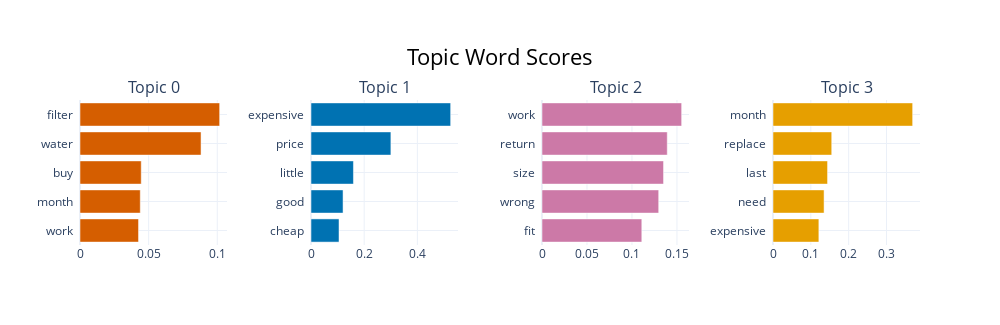

Notebook source saved alongside this figure:
### Code cell
modelNegative.visualize_barchart()

### Figure 1 — Plotly figure (JSON) as saved in the notebook; plotly's stock layout.template omitted (floating-point values rounded to 4 significant figures)
{"data": [{"marker": {"color": "#D55E00"}, "orientation": "h", "type": "bar", "x": [0.04265, 0.04391, 0.04461, 0.08818, 0.1017], "xaxis": "x", "y": ["work  ", "month  ", "buy  ", "water  ", "filter  "], "yaxis": "y"}, {"marker": {"color": "#0072B2"}, "orientation": "h", "type": "bar", "x": [0.1054, 0.1205, 0.1596, 0.3004, 0.5252], "xaxis": "x2", "y": ["cheap  ", "good  ", "little  ", "price  ", "expensive  "], "yaxis": "y2"}, {"marker": {"color": "#CC79A7"}, "orientation": "h", "type": "bar", "x": [0.1109, 0.1297, 0.1351, 0.1392, 0.1552], "xaxis": "x3", "y": ["fit  ", "wrong  ", "size  ", "return  ", "work  "], "yaxis": "y3"}, {"marker": {"color": "#E69F00"}, "orientation": "h", "type": "bar", "x": [0.1212, 0.135, 0.1442, 0.1552, 0.3692], "xaxis": "x4", "y": ["expensive  ", "need  ", "last  ", "replace  ", "month  "], "yaxis": "y4"}], "layout": {"annotations": [{"font": {"size": 16}, "showarrow": false, "text": "Topic 0", "x": 0.0875, "xanchor": "center", "xref": "paper", "y": 1, "yanchor": "bottom", "yref": "paper"}, {"font": {"size": 16}, "showarrow": false, "text": "Topic 1", "x": 0.3625, "xanchor": "center", "xref": "paper", "y": 1, "yanchor": "bottom", "yref": "paper"}, {"font": {"size": 16}, "showarrow": false, "text": "Topic 2", "x": 0.6375, "xanchor": "center", "xref": "paper", "y": 1, "yanchor": "bottom", "yref": "paper"}, {"font": {"size": 16}, "showarrow": false, "text": "Topic 3", "x": 0.9125, "xanchor": "center", "xref": "paper", "y": 1, "yanchor": "bottom", "yref": "paper"}], "height": 325, "hoverlabel": {"bgcolor": "white", "font": {"family": "Rockwell", "size": 16}}, "showlegend": false, "title": {"font": {"color": "Black", "size": 22}, "text": "Topic Word Scores", "x": 0.5, "xanchor": "center", "yanchor": "top"}, "width": 1000, "xaxis": {"anchor": "y", "domain": [0, 0.175], "showgrid": true}, "xaxis2": {"anchor": "y2", "domain": [0.275, 0.45], "showgrid": true}, "xaxis3": {"anchor": "y3", "domain": [0.55, 0.725], "showgrid": true}, "xaxis4": {"anchor": "y4", "domain": [0.825, 1], "showgrid": true}, "yaxis": {"anchor": "x", "domain": [0, 1], "showgrid": true}, "yaxis2": {"anchor": "x2", "domain": [0, 1], "showgrid": true}, "yaxis3": {"anchor": "x3", "domain": [0, 1], "showgrid": true}, "yaxis4": {"anchor": "x4", "domain": [0, 1], "showgrid": true}}}
